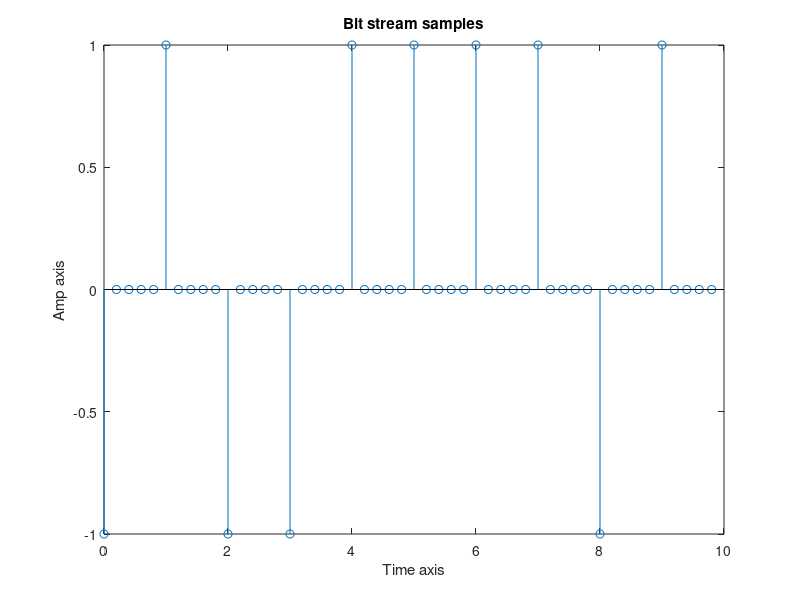
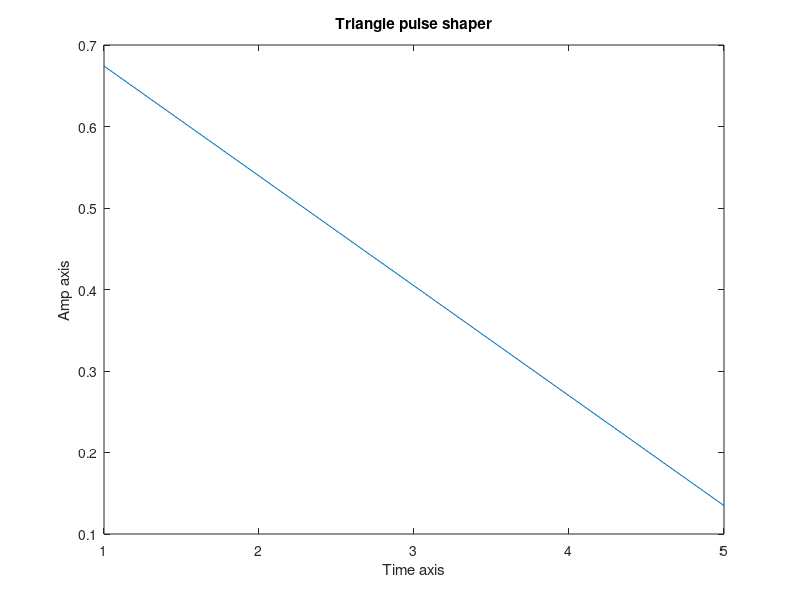
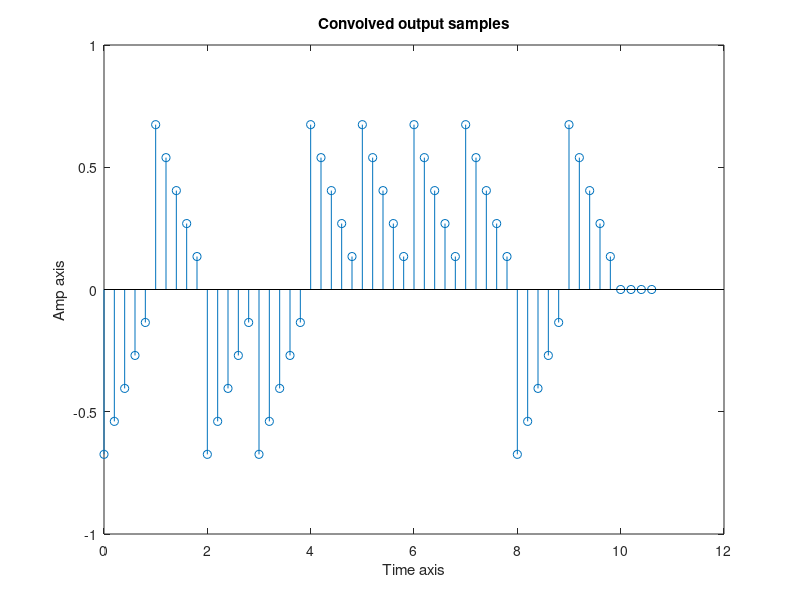
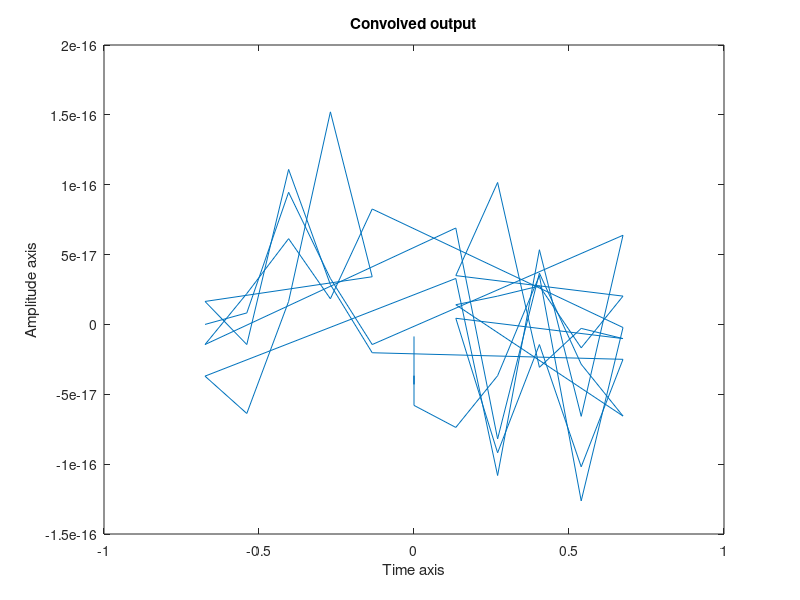

Write the MATLAB code that produced these figures, in order. (Note: this script raises an error after producing the figures.)
triangle_pulse = [5 4 3 2 1] / sqrt(55); % triangluar pulse to be convolved with the bitstream.
bit_stream = randi([0, 1], 1, 10); %creates an array of 10 bits of zeroes and ones.
p_nrz_stream = 2*bit_stream - 1; %Turn the stream into polar nrz line code.
upsample_stream = upsample(p_nrz_stream, 5); %upsample so there's 5 bits every second.
signal_length = length(upsample_stream); % Calculate the length of the upsampled signal.
stream_time_ref = linspace(0, (signal_length - 1) * 0.2, signal_length);% Create an array of time reference for array of bits.

conv_length = length(triangle_pulse) + length(upsample_stream) - 1 ;
bit_stream_fourier = fft(upsample_stream, conv_length); %turn the bit polar nrz stream into frequncy domain equivalent
triangle_pulse_fourier = fft(triangle_pulse, conv_length); %turn the bit stream into frequncy domain equivalent
freq_domain_mult = bit_stream_fourier .* triangle_pulse_fourier; %multiply element wise
convolved_stream = ifft(freq_domain_mult,conv_length); % reverse fourier transfrom ( the convolved signal :D)
conv_stream_length = length(convolved_stream);
conv_time_ref = linspace(0, (conv_stream_length - 1) * 0.2, conv_stream_length);% Create an array of time reference for convolved stream.

figure;
stem(stream_time_ref, upsample_stream); % Plot the upsampled stream
xlabel('Time axis'); % X-axis label
ylabel('Amp axis'); % Y-axis label
title('Bit stream samples'); % Title

figure;
plot(triangle_pulse);
xlabel('Time axis'); % X-axis label
ylabel('Amp axis'); % Y-axis label
title('Triangle pulse shaper'); % Title

figure;
% 3.1 discrete plotting
stem(conv_time_ref, convolved_stream);
xlabel('Time axis'); % X-axis label
ylabel('Amp axis'); % Y-axis labels
title('Convolved output samples'); % Title

figure;
% 3.2 continous plotting
plot(convolved_stream);
xlabel('Time axis'); % X-axis label
ylabel('Amplitude axis'); % Y-axis labels
title('Convolved output'); % Title

matched_filter=fliplr(triangle_pulse);%%generating the matched filter
matchedfilter_output=conv(convolved_stream,matched_filter);
matchedfilter_time=linspace(0, (length(matchedfilter_output) - 1) * 0.2, length(matchedfilter_output));

rect=[1 1 1 1 1]/sqrt(5);
rect_output=conv(convolved_stream,rect);
rect_time=linspace(0, (length(rect_output) - 1) * 0.2, length(rect_output));

figure;
subplot(2,1,1);
plot(matchedfilter_time,matchedfilter_output);
hold on
stem(matchedfilter_time,matchedfilter_output,'blue');
xlabel('Time'); % X-axis label
ylabel('Amplitude'); % Y-axis label
title('output of The Matched Filter'); % Titlesubplot(2,1,2);
plot(rect_time,rect_output,'red');
hold on;
stem(rect_time,rect_output,'red');
xlabel('Time'); % X-axis label
ylabel('Amplitude'); % Y-axis label
title('output of The rectangular pulse'); % Title

for i=1:5:50
    sum=0;
    for j=0:1:4
        sum = sum + convolved_stream(i+j) * triangle_pulse(j+1);
        correlator_output(i+j) = sum;
    end
end

correlator_time=linspace(0, (length(correlator_output) - 1) * 0.2, length(correlator_output));

figure;
subplot(2,1,1);
plot(correlator_time,correlator_output,'red');
hold on;
stem(correlator_time,correlator_output,'red');
hold on
legend('Output of the correlator','output of the correlator (sampled)');
title("Correlator's Output"); % Title

subplot(2,1,2);
plot(matchedfilter_time,matchedfilter_output,'blue');
hold on
stem(matchedfilter_time,matchedfilter_output,'blue');
xlabel('Time'); % X-axis label
ylabel('Amplitude'); % Y-axis label
legend('Output of the matched filter','output of the matched filter (sampled)');
title("Matched Filter's Output"); % Title


bit_num = 10000;
data = randi([0 1], bit_num, 1); % Generates 10,000 random stream of bits
data_polar = (2 * data) - 1; % Maps the bit stream to 1 and -1 (Polar)
data_polar_Upsampled = upsample(data_polar, 5); % Upsample the stream

Eb = 1;

% Noise sould be added on the transmitted signal, that is convolved with
% the normalized pulse shaping function.

transmitted_signal = conv(data_polar_Upsampled, triangle_pulse);
BER_matchedFilter = zeros(1, 8);
BER_rect = zeros(1, 8);
BER_theoretical = zeros(1, 8);
miss_matchedFilter = 0;
miss_rectFilter = 0;

for SNR_db = -2 : 1 : 5
    SNR_linear = 10^(SNR_db / 10); % Linearize SNR to calculate N0
    N0 = Eb/SNR_linear;
    noise = sqrt(N0/2) * randn(length(transmitted_signal) , 1); % AWGN with variance = N0/2
    v = transmitted_signal + noise; % Insinuates the stream with the AWGN channel
    convolved_v_matchedFilter = conv(v, matched_filter);
    convolved_v_rect = conv(v, rect);

    % Calculating BER by comparing bits in the original signal with the
    % transmitted signal (that contains noise)

    for i = 1:1:10000
        if( ( data_polar(i) == 1 ) && ( convolved_v_matchedFilter(i*5) < 0 ) )
        
            miss_matchedFilter = miss_matchedFilter + 1;
        elseif( ( data_polar(i) == -1 ) && ( convolved_v_matchedFilter(i*5) > 0 ) )
        
            miss_matchedFilter = miss_matchedFilter + 1;
        end

        if( ( data_polar(i) == 1 ) && ( convolved_v_rect(i*5) < 0 ) )

            miss_rectFilter = miss_rectFilter + 1;

        elseif( ( data_polar(i) == -1 ) && ( convolved_v_rect(i*5) > 0 ) )

            miss_rectFilter = miss_rectFilter + 1;
        end
    end
 
    BER_matchedFilter(SNR_db +3) = miss_matchedFilter/ bit_num;
    BER_rect( SNR_db + 3) = miss_rectFilter / bit_num;

    BER_theoretical( SNR_db + 3) = 0.5 * erfc(sqrt(SNR_linear));

    miss_rectFilter = 0;
    miss_matchedFilter = 0;
end


figure;
SNR_db = -2:1:5;
semilogy(SNR_db, BER_matchedFilter, 'b-o'); % Plot BER_matchedFilter
hold on; % Hold the current plot

semilogy(SNR_db, BER_rect, 'r-*'); % Plot BER_rect

semilogy(SNR_db, BER_theoretical, 'g-'); % Plot BER_theoretical

xlabel('SNR (dB)');
ylabel('Bit Error Rate (BER)');
title('Bit Error Rate (BER) vs. SNR (semilog)');
legend('Matched Filter', 'Rect Filter', 'Theoretical'); % Add legend
grid on; % Enable grid
hold off; % Release the current plot

% Parameters
data_length = 100; % Length of transmitted data in bits

% Define the cases
cases = struct('R', [0, 0, 1, 1], 'delay', [2, 8, 2, 8]);
% Loop over cases

for i = 1:length(cases.R)
    R = cases.R(i);
    delay = cases.delay(i);
    
    % Generate filter coefficients using rcosdesign
    tx_filter = rcosdesign(R, delay, 5, 'sqrt');
    rx_filter = rcosdesign(R, delay, 5, 'sqrt');

    % Generate random data
    data = randi([0, 1], 1, data_length);

    % Convert 0's to -1's and 1's to +1's for PAM modulation
    PAM_SIGNAL = 2 * data - 1;

    % Edit PAM signal to have 5 samples to represent it
    Ts = 5; % Sampling period
    Edited_PAM_SIGNAL = upsample(PAM_SIGNAL, Ts);

    % Transmit through filter at point A
    transmitted_signal_A = filter( tx_filter, 1, Edited_PAM_SIGNAL);

    % Filter the transmitted signal at point B using the receive filter
    transmitted_signal_B = filter( rx_filter, 1, transmitted_signal_A);

    % Plot eye diagram for point A
    figure;
    eyediagram(transmitted_signal_A, 10 );
    title(sprintf('Eye Diagram for Point A (Case %d, R = %d, delay = %d)', i, R, delay));
    xlabel('Time');
    ylabel('Amplitude');

    % Plot eye diagram for point B
    figure;
    eyediagram(transmitted_signal_B, 10);
    title(sprintf('Eye Diagram for Point B (Case %d, R = %d, delay = %d)', i, R, delay));
    xlabel('Time');
    ylabel('Amplitude');
end



%% This section automates having to manually save each figure into a folder.

% Set the desired format (e.g., 'png', 'jpg', 'pdf', 'eps')
format = 'png';

% Get a list of all open figures
figureHandles = findall(0, 'type', 'figure');

% Iterate through each figure and save it
for i = 1:length(figureHandles)
    figure(figureHandles(i)); % Make the current figure active
    filename = sprintf('figure_%d.%s', i, format); % Generate a filename
    saveas(gcf, filename); % Save the figure
end